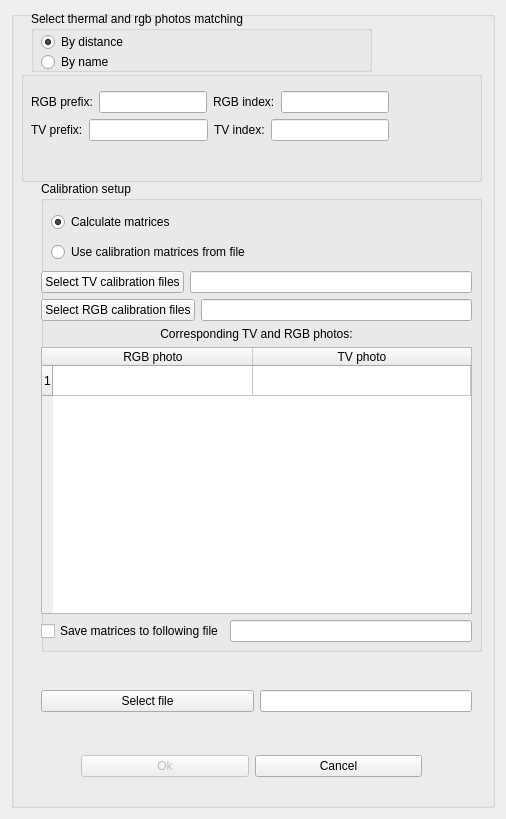
<?xml version="1.0" encoding="UTF-8"?>
<ui version="4.0">
 <class>Dialog</class>
 <widget class="QDialog" name="Dialog">
  <property name="geometry">
   <rect>
    <x>0</x>
    <y>0</y>
    <width>506</width>
    <height>819</height>
   </rect>
  </property>
  <property name="windowTitle">
   <string>Thermal texturing</string>
  </property>
    <layout class="QGridLayout" name="gridLayout">
     <item row="0" column="0">
      <widget class="QGroupBox" name="groupBox">
       <property name="title">
        <string/>
       </property>
       <property name="flat">
        <bool>true</bool>
       </property>
       <widget class="QWidget" name="horizontalLayoutWidget_2">
        <property name="geometry">
         <rect>
          <x>70</x>
          <y>730</y>
          <width>341</width>
          <height>51</height>
         </rect>
        </property>
        <layout class="QHBoxLayout" name="horizontalLayout_3">
         <item>
          <widget class="QPushButton" name="ok_button">
           <property name="enabled">
            <bool>false</bool>
           </property>
           <property name="text">
            <string>Ok</string>
           </property>
          </widget>
         </item>
         <item>
          <widget class="QPushButton" name="cancel_button">
           <property name="enabled">
            <bool>true</bool>
           </property>
           <property name="text">
            <string>Cancel</string>
           </property>
          </widget>
         </item>
        </layout>
       </widget>
       <widget class="QGroupBox" name="groupBox">
        <property name="geometry">
         <rect>
          <x>30</x>
          <y>170</y>
          <width>441</width>
          <height>471</height>
         </rect>
        </property>
        <property name="title">
         <string>Calibration setup</string>
        </property>
        <widget class="QRadioButton" name="radio_calculate_matrices">
         <property name="geometry">
          <rect>
           <x>10</x>
           <y>30</y>
           <width>181</width>
           <height>22</height>
          </rect>
         </property>
         <property name="text">
          <string>Calculate matrices</string>
         </property>
         <property name="checked">
          <bool>true</bool>
         </property>
        </widget>
        <widget class="QWidget" name="verticalLayoutWidget">
         <property name="geometry">
          <rect>
           <x>0</x>
           <y>90</y>
           <width>431</width>
           <height>371</height>
          </rect>
         </property>
         <layout class="QVBoxLayout" name="calculate_matrices_opt_layout">
          <item>
           <layout class="QHBoxLayout" name="horizontalLayout8">
            <item>
             <widget class="QPushButton" name="tv_calibration_files_button">
              <property name="text">
               <string>Select TV calibration files</string>
              </property>
             </widget>
            </item>
            <item>
             <widget class="QLineEdit" name="tv_calibration_files_edit"/>
            </item>
           </layout>
          </item>
          <item>
           <layout class="QHBoxLayout" name="horizontalLayout9">
            <item>
             <widget class="QPushButton" name="rgb_calibration_files_button">
              <property name="text">
               <string>Select RGB calibration files</string>
              </property>
             </widget>
            </item>
            <item>
             <widget class="QLineEdit" name="rgb_calibration_files_edit"/>
            </item>
           </layout>
          </item>
          <item>
           <widget class="QLabel" name="label">
            <property name="text">
             <string>Corresponding TV and RGB photos:</string>
            </property>
            <property name="alignment">
             <set>Qt::AlignCenter</set>
            </property>
           </widget>
          </item>
          <item>
           <widget class="QTableWidget" name="rgb_tv_table">
            <property name="sizePolicy">
             <sizepolicy hsizetype="MinimumExpanding" vsizetype="Expanding">
              <horstretch>1</horstretch>
              <verstretch>0</verstretch>
             </sizepolicy>
            </property>
            <property name="rowCount">
             <number>1</number>
            </property>
            <attribute name="horizontalHeaderCascadingSectionResizes">
             <bool>true</bool>
            </attribute>
            <attribute name="horizontalHeaderDefaultSectionSize">
             <number>200</number>
            </attribute>
            <attribute name="horizontalHeaderMinimumSectionSize">
             <number>200</number>
            </attribute>
            <attribute name="horizontalHeaderStretchLastSection">
             <bool>true</bool>
            </attribute>
            <row/>
            <column>
             <property name="text">
              <string>RGB photo</string>
             </property>
            </column>
            <column>
             <property name="text">
              <string>TV photo</string>
             </property>
            </column>
           </widget>
          </item>
          <item>
           <layout class="QHBoxLayout" name="calibration_file_options_layout_3">
            <item>
             <widget class="QCheckBox" name="save_matrices_checkbox">
              <property name="text">
               <string>Save matrices to following file</string>
              </property>
             </widget>
            </item>
            <item>
             <widget class="QLineEdit" name="save_matrices_file_edit">
              <property name="text">
               <string/>
              </property>
             </widget>
            </item>
           </layout>
          </item>
         </layout>
        </widget>
        <widget class="QRadioButton" name="radio_use_file_matrices">
         <property name="geometry">
          <rect>
           <x>10</x>
           <y>60</y>
           <width>261</width>
           <height>22</height>
          </rect>
         </property>
         <property name="text">
          <string>Use calibration matrices from file</string>
         </property>
        </widget>
       </widget>
       <widget class="QGroupBox" name="groupBox_2">
        <property name="geometry">
         <rect>
          <x>20</x>
          <y>0</y>
          <width>341</width>
          <height>61</height>
         </rect>
        </property>
        <property name="title">
         <string>Select thermal and rgb photos matching</string>
        </property>
        <widget class="QRadioButton" name="radio_by_name">
         <property name="geometry">
          <rect>
           <x>10</x>
           <y>40</y>
           <width>117</width>
           <height>22</height>
          </rect>
         </property>
         <property name="text">
          <string>By name</string>
         </property>
        </widget>
        <widget class="QRadioButton" name="radio_by_distance">
         <property name="geometry">
          <rect>
           <x>10</x>
           <y>20</y>
           <width>117</width>
           <height>22</height>
          </rect>
         </property>
         <property name="text">
          <string>By distance</string>
         </property>
         <property name="checked">
          <bool>true</bool>
         </property>
        </widget>
       </widget>
       <widget class="QGroupBox" name="groupBox_4">
        <property name="geometry">
         <rect>
          <x>10</x>
          <y>60</y>
          <width>461</width>
          <height>111</height>
         </rect>
        </property>
        <property name="title">
         <string/>
        </property>
        <widget class="QWidget" name="gridLayoutWidget">
         <property name="geometry">
          <rect>
           <x>10</x>
           <y>20</y>
           <width>441</width>
           <height>85</height>
          </rect>
         </property>
         <layout class="QGridLayout" name="by_name_options_layout">
          <property name="sizeConstraint">
           <enum>QLayout::SetFixedSize</enum>
          </property>
          <item row="1" column="0">
           <layout class="QHBoxLayout" name="horizontalLayout">
            <item>
             <widget class="QLabel" name="rgb_index_label">
              <property name="text">
               <string>TV prefix:</string>
              </property>
             </widget>
            </item>
            <item>
             <widget class="QLineEdit" name="rgb_prefix_edit"/>
            </item>
            <item>
             <widget class="QLabel" name="rgb_prefix_label">
              <property name="text">
               <string>TV index:</string>
              </property>
             </widget>
            </item>
            <item>
             <widget class="QLineEdit" name="rgb_index_edit"/>
            </item>
           </layout>
          </item>
          <item row="0" column="0">
           <layout class="QHBoxLayout" name="horizontalLayout_2">
            <item>
             <widget class="QLabel" name="tv_index_label">
              <property name="text">
               <string>RGB prefix:</string>
              </property>
             </widget>
            </item>
            <item>
             <widget class="QLineEdit" name="tv_prefix_edit"/>
            </item>
            <item>
             <widget class="QLabel" name="tv_prefix_label">
              <property name="text">
               <string>RGB index:</string>
              </property>
             </widget>
            </item>
            <item>
             <widget class="QLineEdit" name="tv_index_edit"/>
            </item>
           </layout>
          </item>
         </layout>
        </widget>
        <zorder>gridLayoutWidget</zorder>
        <zorder>groupBox</zorder>
        <zorder>gridLayoutWidget</zorder>
       </widget>
       <widget class="QWidget" name="horizontalLayoutWidget">
        <property name="geometry">
         <rect>
          <x>30</x>
          <y>670</y>
          <width>431</width>
          <height>41</height>
         </rect>
        </property>
        <layout class="QHBoxLayout" name="calibration_file_options_layout">
         <item>
          <widget class="QPushButton" name="select_calibration_file_button">
           <property name="sizePolicy">
            <sizepolicy hsizetype="MinimumExpanding" vsizetype="Fixed">
             <horstretch>0</horstretch>
             <verstretch>0</verstretch>
            </sizepolicy>
           </property>
           <property name="text">
            <string>Select file</string>
           </property>
          </widget>
         </item>
         <item>
          <widget class="QLineEdit" name="select_calibration_file_edit"/>
         </item>
        </layout>
       </widget>
       <zorder>groupBox_4</zorder>
       <zorder>horizontalLayoutWidget_2</zorder>
       <zorder>groupBox</zorder>
       <zorder>groupBox</zorder>
       <zorder>groupBox_2</zorder>
       <zorder>horizontalLayoutWidget</zorder>
      </widget>
     </item>
    </layout>
 </widget>
 <resources/>
 <connections>
  <connection>
   <sender>ok_button</sender>
   <signal>clicked()</signal>
   <receiver>Dialog</receiver>
   <slot>ok_pressed()</slot>
   <hints>
    <hint type="sourcelabel">
     <x>129</x>
     <y>683</y>
    </hint>
    <hint type="destinationlabel">
     <x>238</x>
     <y>351</y>
    </hint>
   </hints>
  </connection>
  <connection>
   <sender>cancel_button</sender>
   <signal>clicked()</signal>
   <receiver>Dialog</receiver>
   <slot>close()</slot>
   <hints>
    <hint type="sourcelabel">
     <x>299</x>
     <y>683</y>
    </hint>
    <hint type="destinationlabel">
     <x>238</x>
     <y>351</y>
    </hint>
   </hints>
  </connection>
 </connections>
 <slots>
  <slot>ok_pressed()</slot>
 </slots>
</ui>
